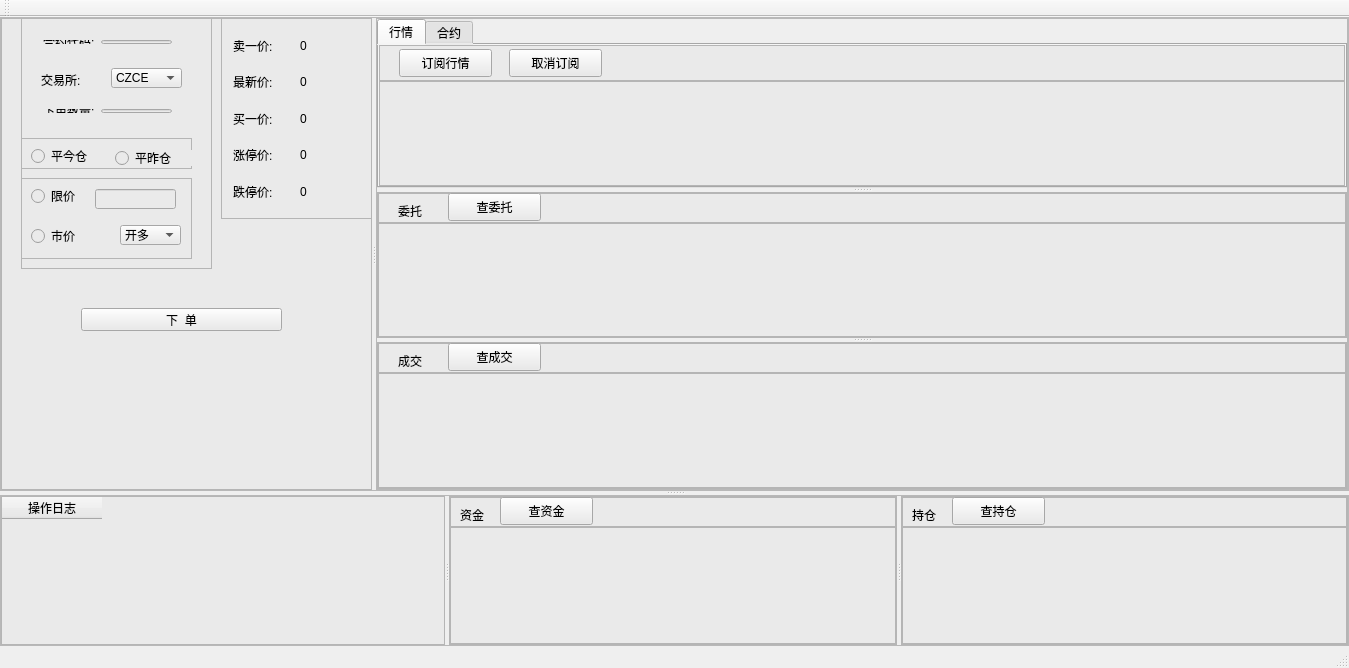
<?xml version="1.0" encoding="UTF-8"?>
<ui version="4.0">
 <class>ctpClass</class>
 <widget class="QMainWindow" name="ctpClass">
  <property name="geometry">
   <rect>
    <x>0</x>
    <y>0</y>
    <width>1349</width>
    <height>668</height>
   </rect>
  </property>
  <property name="sizePolicy">
   <sizepolicy hsizetype="Preferred" vsizetype="Preferred">
    <horstretch>0</horstretch>
    <verstretch>0</verstretch>
   </sizepolicy>
  </property>
  <property name="windowTitle">
   <string>CTP接口测试程序(for QT)</string>
  </property>
  <widget class="QWidget" name="centralWidget">
   <property name="styleSheet">
    <string notr="true"/>
   </property>
   <layout class="QVBoxLayout" name="verticalLayout">
    <property name="spacing">
     <number>0</number>
    </property>
    <property name="leftMargin">
     <number>0</number>
    </property>
    <property name="topMargin">
     <number>0</number>
    </property>
    <property name="rightMargin">
     <number>0</number>
    </property>
    <property name="bottomMargin">
     <number>0</number>
    </property>
    <item>
     <widget class="QSplitter" name="splitter_4">
      <property name="sizePolicy">
       <sizepolicy hsizetype="Preferred" vsizetype="Expanding">
        <horstretch>0</horstretch>
        <verstretch>3</verstretch>
       </sizepolicy>
      </property>
      <property name="styleSheet">
       <string notr="true"/>
      </property>
      <property name="orientation">
       <enum>Qt::Vertical</enum>
      </property>
      <widget class="QFrame" name="frame_6">
       <property name="minimumSize">
        <size>
         <width>0</width>
         <height>400</height>
        </size>
       </property>
       <property name="frameShape">
        <enum>QFrame::StyledPanel</enum>
       </property>
       <property name="frameShadow">
        <enum>QFrame::Raised</enum>
       </property>
       <layout class="QHBoxLayout" name="horizontalLayout_2">
        <property name="spacing">
         <number>0</number>
        </property>
        <property name="leftMargin">
         <number>0</number>
        </property>
        <property name="topMargin">
         <number>0</number>
        </property>
        <property name="rightMargin">
         <number>0</number>
        </property>
        <property name="bottomMargin">
         <number>0</number>
        </property>
        <item>
         <widget class="QSplitter" name="splitter_3">
          <property name="styleSheet">
           <string notr="true"/>
          </property>
          <property name="orientation">
           <enum>Qt::Horizontal</enum>
          </property>
          <widget class="QFrame" name="frame_5">
           <property name="styleSheet">
            <string notr="true">background-color: rgb(234, 234, 234);</string>
           </property>
           <property name="frameShape">
            <enum>QFrame::StyledPanel</enum>
           </property>
           <property name="frameShadow">
            <enum>QFrame::Raised</enum>
           </property>
           <widget class="QFrame" name="frame_4">
            <property name="geometry">
             <rect>
              <x>20</x>
              <y>0</y>
              <width>191</width>
              <height>251</height>
             </rect>
            </property>
            <property name="frameShape">
             <enum>QFrame::StyledPanel</enum>
            </property>
            <property name="frameShadow">
             <enum>QFrame::Raised</enum>
            </property>
            <widget class="QFrame" name="frame">
             <property name="geometry">
              <rect>
               <x>0</x>
               <y>120</y>
               <width>171</width>
               <height>31</height>
              </rect>
             </property>
             <property name="frameShape">
              <enum>QFrame::StyledPanel</enum>
             </property>
             <property name="frameShadow">
              <enum>QFrame::Raised</enum>
             </property>
             <widget class="QRadioButton" name="radioPJ">
              <property name="geometry">
               <rect>
                <x>10</x>
                <y>10</y>
                <width>81</width>
                <height>16</height>
               </rect>
              </property>
              <property name="text">
               <string>平今仓</string>
              </property>
             </widget>
             <widget class="QRadioButton" name="radioPZ">
              <property name="geometry">
               <rect>
                <x>94</x>
                <y>12</y>
                <width>81</width>
                <height>16</height>
               </rect>
              </property>
              <property name="text">
               <string>平昨仓</string>
              </property>
             </widget>
            </widget>
            <widget class="QFrame" name="frame_2">
             <property name="geometry">
              <rect>
               <x>0</x>
               <y>160</y>
               <width>171</width>
               <height>81</height>
              </rect>
             </property>
             <property name="frameShape">
              <enum>QFrame::StyledPanel</enum>
             </property>
             <property name="frameShadow">
              <enum>QFrame::Raised</enum>
             </property>
             <widget class="QRadioButton" name="radioSJ">
              <property name="geometry">
               <rect>
                <x>10</x>
                <y>50</y>
                <width>71</width>
                <height>16</height>
               </rect>
              </property>
              <property name="text">
               <string>市价</string>
              </property>
             </widget>
             <widget class="QRadioButton" name="radioXJ">
              <property name="geometry">
               <rect>
                <x>10</x>
                <y>10</y>
                <width>71</width>
                <height>16</height>
               </rect>
              </property>
              <property name="text">
               <string>限价</string>
              </property>
             </widget>
             <widget class="QComboBox" name="comboXd">
              <property name="geometry">
               <rect>
                <x>99</x>
                <y>47</y>
                <width>61</width>
                <height>20</height>
               </rect>
              </property>
              <item>
               <property name="text">
                <string>开多</string>
               </property>
              </item>
              <item>
               <property name="text">
                <string>平多</string>
               </property>
              </item>
              <item>
               <property name="text">
                <string>开空</string>
               </property>
              </item>
              <item>
               <property name="text">
                <string>平空</string>
               </property>
              </item>
             </widget>
             <widget class="QLineEdit" name="EditXj">
              <property name="geometry">
               <rect>
                <x>74</x>
                <y>11</y>
                <width>81</width>
                <height>20</height>
               </rect>
              </property>
             </widget>
            </widget>
            <widget class="QWidget" name="layoutWidget123">
             <property name="geometry">
              <rect>
               <x>11</x>
               <y>11</y>
               <width>151</width>
               <height>26</height>
              </rect>
             </property>
             <layout class="QHBoxLayout" name="horizontalLayout_15">
              <item>
               <widget class="QLabel" name="label_6">
                <property name="text">
                 <string>合约代码:</string>
                </property>
               </widget>
              </item>
              <item>
               <widget class="QLineEdit" name="Editdm"/>
              </item>
             </layout>
            </widget>
            <widget class="QWidget" name="layoutWidget">
             <property name="geometry">
              <rect>
               <x>11</x>
               <y>80</y>
               <width>151</width>
               <height>26</height>
              </rect>
             </property>
             <layout class="QHBoxLayout" name="horizontalLayout_16">
              <item>
               <widget class="QLabel" name="label_7">
                <property name="text">
                 <string>下单数量:</string>
                </property>
               </widget>
              </item>
              <item>
               <widget class="QLineEdit" name="EditLots"/>
              </item>
             </layout>
            </widget>
            <widget class="QLabel" name="label_17">
             <property name="geometry">
              <rect>
               <x>20</x>
               <y>50</y>
               <width>68</width>
               <height>24</height>
              </rect>
             </property>
             <property name="text">
              <string>交易所:</string>
             </property>
            </widget>
            <widget class="QComboBox" name="comboJYS">
             <property name="geometry">
              <rect>
               <x>90</x>
               <y>50</y>
               <width>71</width>
               <height>20</height>
              </rect>
             </property>
             <item>
              <property name="text">
               <string>CZCE</string>
              </property>
             </item>
             <item>
              <property name="text">
               <string>DCE</string>
              </property>
             </item>
             <item>
              <property name="text">
               <string>SHFE</string>
              </property>
             </item>
             <item>
              <property name="text">
               <string>INE</string>
              </property>
             </item>
             <item>
              <property name="text">
               <string>CFFEX</string>
              </property>
             </item>
            </widget>
           </widget>
           <widget class="QFrame" name="frame_3">
            <property name="geometry">
             <rect>
              <x>220</x>
              <y>0</y>
              <width>151</width>
              <height>201</height>
             </rect>
            </property>
            <property name="frameShape">
             <enum>QFrame::StyledPanel</enum>
            </property>
            <property name="frameShadow">
             <enum>QFrame::Raised</enum>
            </property>
            <layout class="QVBoxLayout" name="verticalLayout_2">
             <item>
              <layout class="QHBoxLayout" name="horizontalLayout_7">
               <item>
                <widget class="QLabel" name="label_8">
                 <property name="text">
                  <string>卖一价:</string>
                 </property>
                </widget>
               </item>
               <item>
                <widget class="QLabel" name="labelAsk">
                 <property name="text">
                  <string>0</string>
                 </property>
                </widget>
               </item>
              </layout>
             </item>
             <item>
              <layout class="QHBoxLayout" name="horizontalLayout_8">
               <item>
                <widget class="QLabel" name="label_11">
                 <property name="text">
                  <string>最新价:</string>
                 </property>
                </widget>
               </item>
               <item>
                <widget class="QLabel" name="labelLast">
                 <property name="text">
                  <string>0</string>
                 </property>
                </widget>
               </item>
              </layout>
             </item>
             <item>
              <layout class="QHBoxLayout" name="horizontalLayout_9">
               <item>
                <widget class="QLabel" name="label_12">
                 <property name="text">
                  <string>买一价:</string>
                 </property>
                </widget>
               </item>
               <item>
                <widget class="QLabel" name="labelBid">
                 <property name="text">
                  <string>0</string>
                 </property>
                </widget>
               </item>
              </layout>
             </item>
             <item>
              <layout class="QHBoxLayout" name="horizontalLayout_10">
               <item>
                <widget class="QLabel" name="label_13">
                 <property name="text">
                  <string>涨停价:</string>
                 </property>
                </widget>
               </item>
               <item>
                <widget class="QLabel" name="labelUP">
                 <property name="text">
                  <string>0</string>
                 </property>
                </widget>
               </item>
              </layout>
             </item>
             <item>
              <layout class="QHBoxLayout" name="horizontalLayout_11">
               <item>
                <widget class="QLabel" name="label_14">
                 <property name="text">
                  <string>跌停价:</string>
                 </property>
                </widget>
               </item>
               <item>
                <widget class="QLabel" name="labelDOWN">
                 <property name="text">
                  <string>0</string>
                 </property>
                </widget>
               </item>
              </layout>
             </item>
            </layout>
           </widget>
           <widget class="QPushButton" name="BtnXd">
            <property name="geometry">
             <rect>
              <x>80</x>
              <y>290</y>
              <width>201</width>
              <height>23</height>
             </rect>
            </property>
            <property name="text">
             <string>下  单</string>
            </property>
           </widget>
          </widget>
          <widget class="QFrame" name="frame_10">
           <property name="frameShape">
            <enum>QFrame::StyledPanel</enum>
           </property>
           <property name="frameShadow">
            <enum>QFrame::Raised</enum>
           </property>
           <layout class="QVBoxLayout" name="verticalLayout_3">
            <property name="spacing">
             <number>0</number>
            </property>
            <property name="leftMargin">
             <number>0</number>
            </property>
            <property name="topMargin">
             <number>0</number>
            </property>
            <property name="rightMargin">
             <number>0</number>
            </property>
            <property name="bottomMargin">
             <number>0</number>
            </property>
            <item>
             <widget class="QSplitter" name="splitter_2">
              <property name="styleSheet">
               <string notr="true"/>
              </property>
              <property name="orientation">
               <enum>Qt::Vertical</enum>
              </property>
              <widget class="QTabWidget" name="tabWidget_2">
               <property name="styleSheet">
                <string notr="true">background-color: rgb(234, 234, 234);</string>
               </property>
               <property name="currentIndex">
                <number>0</number>
               </property>
               <widget class="QWidget" name="tab_7">
                <attribute name="title">
                 <string>行情</string>
                </attribute>
                <layout class="QVBoxLayout" name="verticalLayout_7">
                 <property name="spacing">
                  <number>0</number>
                 </property>
                 <property name="leftMargin">
                  <number>0</number>
                 </property>
                 <property name="topMargin">
                  <number>0</number>
                 </property>
                 <property name="rightMargin">
                  <number>0</number>
                 </property>
                 <property name="bottomMargin">
                  <number>0</number>
                 </property>
                 <item>
                  <widget class="QFrame" name="frame_18">
                   <property name="minimumSize">
                    <size>
                     <width>0</width>
                     <height>36</height>
                    </size>
                   </property>
                   <property name="frameShape">
                    <enum>QFrame::StyledPanel</enum>
                   </property>
                   <property name="frameShadow">
                    <enum>QFrame::Raised</enum>
                   </property>
                   <widget class="QPushButton" name="btnHQ">
                    <property name="geometry">
                     <rect>
                      <x>20</x>
                      <y>4</y>
                      <width>93</width>
                      <height>28</height>
                     </rect>
                    </property>
                    <property name="text">
                     <string>订阅行情</string>
                    </property>
                   </widget>
                   <widget class="QPushButton" name="btnHQQX">
                    <property name="geometry">
                     <rect>
                      <x>130</x>
                      <y>4</y>
                      <width>93</width>
                      <height>28</height>
                     </rect>
                    </property>
                    <property name="text">
                     <string>取消订阅</string>
                    </property>
                   </widget>
                  </widget>
                 </item>
                 <item>
                  <widget class="QTableWidget" name="HQTable"/>
                 </item>
                </layout>
               </widget>
               <widget class="QWidget" name="tab_8">
                <attribute name="title">
                 <string>合约</string>
                </attribute>
                <layout class="QVBoxLayout" name="verticalLayout_6">
                 <property name="spacing">
                  <number>0</number>
                 </property>
                 <property name="leftMargin">
                  <number>0</number>
                 </property>
                 <property name="topMargin">
                  <number>0</number>
                 </property>
                 <property name="rightMargin">
                  <number>0</number>
                 </property>
                 <property name="bottomMargin">
                  <number>0</number>
                 </property>
                 <item>
                  <widget class="QFrame" name="frame_17">
                   <property name="minimumSize">
                    <size>
                     <width>0</width>
                     <height>36</height>
                    </size>
                   </property>
                   <property name="frameShape">
                    <enum>QFrame::StyledPanel</enum>
                   </property>
                   <property name="frameShadow">
                    <enum>QFrame::Raised</enum>
                   </property>
                   <widget class="QPushButton" name="btnHY">
                    <property name="geometry">
                     <rect>
                      <x>20</x>
                      <y>4</y>
                      <width>93</width>
                      <height>28</height>
                     </rect>
                    </property>
                    <property name="text">
                     <string>查合约</string>
                    </property>
                   </widget>
                  </widget>
                 </item>
                 <item>
                  <widget class="QTableWidget" name="HYTable"/>
                 </item>
                </layout>
               </widget>
              </widget>
              <widget class="QFrame" name="frame_12">
               <property name="styleSheet">
                <string notr="true">background-color: rgb(234, 234, 234);</string>
               </property>
               <property name="frameShape">
                <enum>QFrame::StyledPanel</enum>
               </property>
               <property name="frameShadow">
                <enum>QFrame::Raised</enum>
               </property>
               <layout class="QVBoxLayout" name="verticalLayout_4">
                <property name="spacing">
                 <number>0</number>
                </property>
                <property name="leftMargin">
                 <number>0</number>
                </property>
                <property name="topMargin">
                 <number>0</number>
                </property>
                <property name="rightMargin">
                 <number>0</number>
                </property>
                <property name="bottomMargin">
                 <number>0</number>
                </property>
                <item>
                 <widget class="QFrame" name="frame_11">
                  <property name="minimumSize">
                   <size>
                    <width>0</width>
                    <height>30</height>
                   </size>
                  </property>
                  <property name="frameShape">
                   <enum>QFrame::StyledPanel</enum>
                  </property>
                  <property name="frameShadow">
                   <enum>QFrame::Raised</enum>
                  </property>
                  <widget class="QLabel" name="label_16">
                   <property name="geometry">
                    <rect>
                     <x>20</x>
                     <y>10</y>
                     <width>72</width>
                     <height>15</height>
                    </rect>
                   </property>
                   <property name="styleSheet">
                    <string notr="true"/>
                   </property>
                   <property name="text">
                    <string>委托</string>
                   </property>
                  </widget>
                  <widget class="QPushButton" name="btnWT">
                   <property name="geometry">
                    <rect>
                     <x>70</x>
                     <y>0</y>
                     <width>93</width>
                     <height>28</height>
                    </rect>
                   </property>
                   <property name="text">
                    <string>查委托</string>
                   </property>
                  </widget>
                 </widget>
                </item>
                <item>
                 <widget class="QTableWidget" name="WTTable"/>
                </item>
               </layout>
              </widget>
              <widget class="QFrame" name="frame_13">
               <property name="styleSheet">
                <string notr="true">background-color: rgb(234, 234, 234);</string>
               </property>
               <property name="frameShape">
                <enum>QFrame::StyledPanel</enum>
               </property>
               <property name="frameShadow">
                <enum>QFrame::Raised</enum>
               </property>
               <layout class="QVBoxLayout" name="verticalLayout_5">
                <property name="spacing">
                 <number>0</number>
                </property>
                <property name="leftMargin">
                 <number>0</number>
                </property>
                <property name="topMargin">
                 <number>0</number>
                </property>
                <property name="rightMargin">
                 <number>0</number>
                </property>
                <property name="bottomMargin">
                 <number>0</number>
                </property>
                <item>
                 <widget class="QFrame" name="frame_14">
                  <property name="minimumSize">
                   <size>
                    <width>0</width>
                    <height>30</height>
                   </size>
                  </property>
                  <property name="frameShape">
                   <enum>QFrame::StyledPanel</enum>
                  </property>
                  <property name="frameShadow">
                   <enum>QFrame::Raised</enum>
                  </property>
                  <widget class="QLabel" name="label_15">
                   <property name="geometry">
                    <rect>
                     <x>20</x>
                     <y>10</y>
                     <width>72</width>
                     <height>15</height>
                    </rect>
                   </property>
                   <property name="text">
                    <string>成交</string>
                   </property>
                  </widget>
                  <widget class="QPushButton" name="btnCJ">
                   <property name="geometry">
                    <rect>
                     <x>70</x>
                     <y>0</y>
                     <width>93</width>
                     <height>28</height>
                    </rect>
                   </property>
                   <property name="text">
                    <string>查成交</string>
                   </property>
                  </widget>
                 </widget>
                </item>
                <item>
                 <widget class="QTableWidget" name="CJTable"/>
                </item>
               </layout>
              </widget>
             </widget>
            </item>
           </layout>
          </widget>
         </widget>
        </item>
       </layout>
      </widget>
      <widget class="QFrame" name="frame_7">
       <property name="minimumSize">
        <size>
         <width>0</width>
         <height>100</height>
        </size>
       </property>
       <property name="frameShape">
        <enum>QFrame::StyledPanel</enum>
       </property>
       <property name="frameShadow">
        <enum>QFrame::Raised</enum>
       </property>
       <layout class="QHBoxLayout" name="horizontalLayout">
        <property name="spacing">
         <number>0</number>
        </property>
        <property name="leftMargin">
         <number>0</number>
        </property>
        <property name="topMargin">
         <number>0</number>
        </property>
        <property name="rightMargin">
         <number>0</number>
        </property>
        <property name="bottomMargin">
         <number>0</number>
        </property>
        <item>
         <widget class="QSplitter" name="splitter">
          <property name="orientation">
           <enum>Qt::Horizontal</enum>
          </property>
          <widget class="QTableWidget" name="tw_Log">
           <property name="styleSheet">
            <string notr="true">background-color: rgb(234, 234, 234);</string>
           </property>
           <column>
            <property name="text">
             <string>操作日志</string>
            </property>
           </column>
          </widget>
          <widget class="QFrame" name="frame_8">
           <property name="styleSheet">
            <string notr="true">background-color: rgb(234, 234, 234);</string>
           </property>
           <property name="frameShape">
            <enum>QFrame::StyledPanel</enum>
           </property>
           <property name="frameShadow">
            <enum>QFrame::Raised</enum>
           </property>
           <layout class="QVBoxLayout" name="verticalLayout_8">
            <property name="spacing">
             <number>0</number>
            </property>
            <property name="leftMargin">
             <number>0</number>
            </property>
            <property name="topMargin">
             <number>0</number>
            </property>
            <property name="rightMargin">
             <number>0</number>
            </property>
            <property name="bottomMargin">
             <number>0</number>
            </property>
            <item>
             <widget class="QFrame" name="frame_15">
              <property name="minimumSize">
               <size>
                <width>0</width>
                <height>30</height>
               </size>
              </property>
              <property name="frameShape">
               <enum>QFrame::StyledPanel</enum>
              </property>
              <property name="frameShadow">
               <enum>QFrame::Raised</enum>
              </property>
              <widget class="QLabel" name="label_10">
               <property name="geometry">
                <rect>
                 <x>10</x>
                 <y>10</y>
                 <width>72</width>
                 <height>15</height>
                </rect>
               </property>
               <property name="text">
                <string>资金</string>
               </property>
              </widget>
              <widget class="QPushButton" name="btnZJ">
               <property name="geometry">
                <rect>
                 <x>50</x>
                 <y>0</y>
                 <width>93</width>
                 <height>28</height>
                </rect>
               </property>
               <property name="text">
                <string>查资金</string>
               </property>
              </widget>
             </widget>
            </item>
            <item>
             <widget class="QTableWidget" name="ZJTable"/>
            </item>
           </layout>
          </widget>
          <widget class="QFrame" name="frame_9">
           <property name="styleSheet">
            <string notr="true">background-color: rgb(234, 234, 234);</string>
           </property>
           <property name="frameShape">
            <enum>QFrame::StyledPanel</enum>
           </property>
           <property name="frameShadow">
            <enum>QFrame::Raised</enum>
           </property>
           <layout class="QVBoxLayout" name="verticalLayout_9">
            <property name="spacing">
             <number>0</number>
            </property>
            <property name="leftMargin">
             <number>0</number>
            </property>
            <property name="topMargin">
             <number>0</number>
            </property>
            <property name="rightMargin">
             <number>0</number>
            </property>
            <property name="bottomMargin">
             <number>0</number>
            </property>
            <item>
             <widget class="QFrame" name="frame_16">
              <property name="minimumSize">
               <size>
                <width>0</width>
                <height>30</height>
               </size>
              </property>
              <property name="frameShape">
               <enum>QFrame::StyledPanel</enum>
              </property>
              <property name="frameShadow">
               <enum>QFrame::Raised</enum>
              </property>
              <widget class="QLabel" name="label_9">
               <property name="geometry">
                <rect>
                 <x>10</x>
                 <y>10</y>
                 <width>72</width>
                 <height>15</height>
                </rect>
               </property>
               <property name="text">
                <string>持仓</string>
               </property>
              </widget>
              <widget class="QPushButton" name="btnCC">
               <property name="geometry">
                <rect>
                 <x>50</x>
                 <y>0</y>
                 <width>93</width>
                 <height>28</height>
                </rect>
               </property>
               <property name="text">
                <string>查持仓</string>
               </property>
              </widget>
              <widget class="QPushButton" name="btnSubscribe_6">
               <property name="geometry">
                <rect>
                 <x>127</x>
                 <y>198</y>
                 <width>93</width>
                 <height>28</height>
                </rect>
               </property>
               <property name="text">
                <string>订阅行情</string>
               </property>
              </widget>
             </widget>
            </item>
            <item>
             <widget class="QTableWidget" name="CCTable"/>
            </item>
           </layout>
          </widget>
         </widget>
        </item>
       </layout>
      </widget>
     </widget>
    </item>
   </layout>
  </widget>
  <widget class="QMenuBar" name="menuBar">
   <property name="geometry">
    <rect>
     <x>0</x>
     <y>0</y>
     <width>1349</width>
     <height>23</height>
    </rect>
   </property>
  </widget>
  <widget class="QToolBar" name="mainToolBar">
   <attribute name="toolBarArea">
    <enum>TopToolBarArea</enum>
   </attribute>
   <attribute name="toolBarBreak">
    <bool>false</bool>
   </attribute>
  </widget>
  <widget class="QStatusBar" name="statusBar"/>
  <action name="actioncd">
   <property name="text">
    <string>撤单</string>
   </property>
  </action>
  <action name="actionAdd">
   <property name="text">
    <string>增加</string>
   </property>
  </action>
 </widget>
 <layoutdefault spacing="6" margin="11"/>
 <resources>
  <include location="QCTrader.qrc"/>
 </resources>
 <connections>
  <connection>
   <sender>HQTable</sender>
   <signal>currentCellChanged(int,int,int,int)</signal>
   <receiver>ctpClass</receiver>
   <slot>OnHQCellChanged(int,int,int,int)</slot>
   <hints>
    <hint type="sourcelabel">
     <x>153</x>
     <y>189</y>
    </hint>
    <hint type="destinationlabel">
     <x>646</x>
     <y>757</y>
    </hint>
   </hints>
  </connection>
 </connections>
 <slots>
  <slot>MDLogin()</slot>
  <slot>OnHQCellChanged(int,int,int,int)</slot>
 </slots>
</ui>
